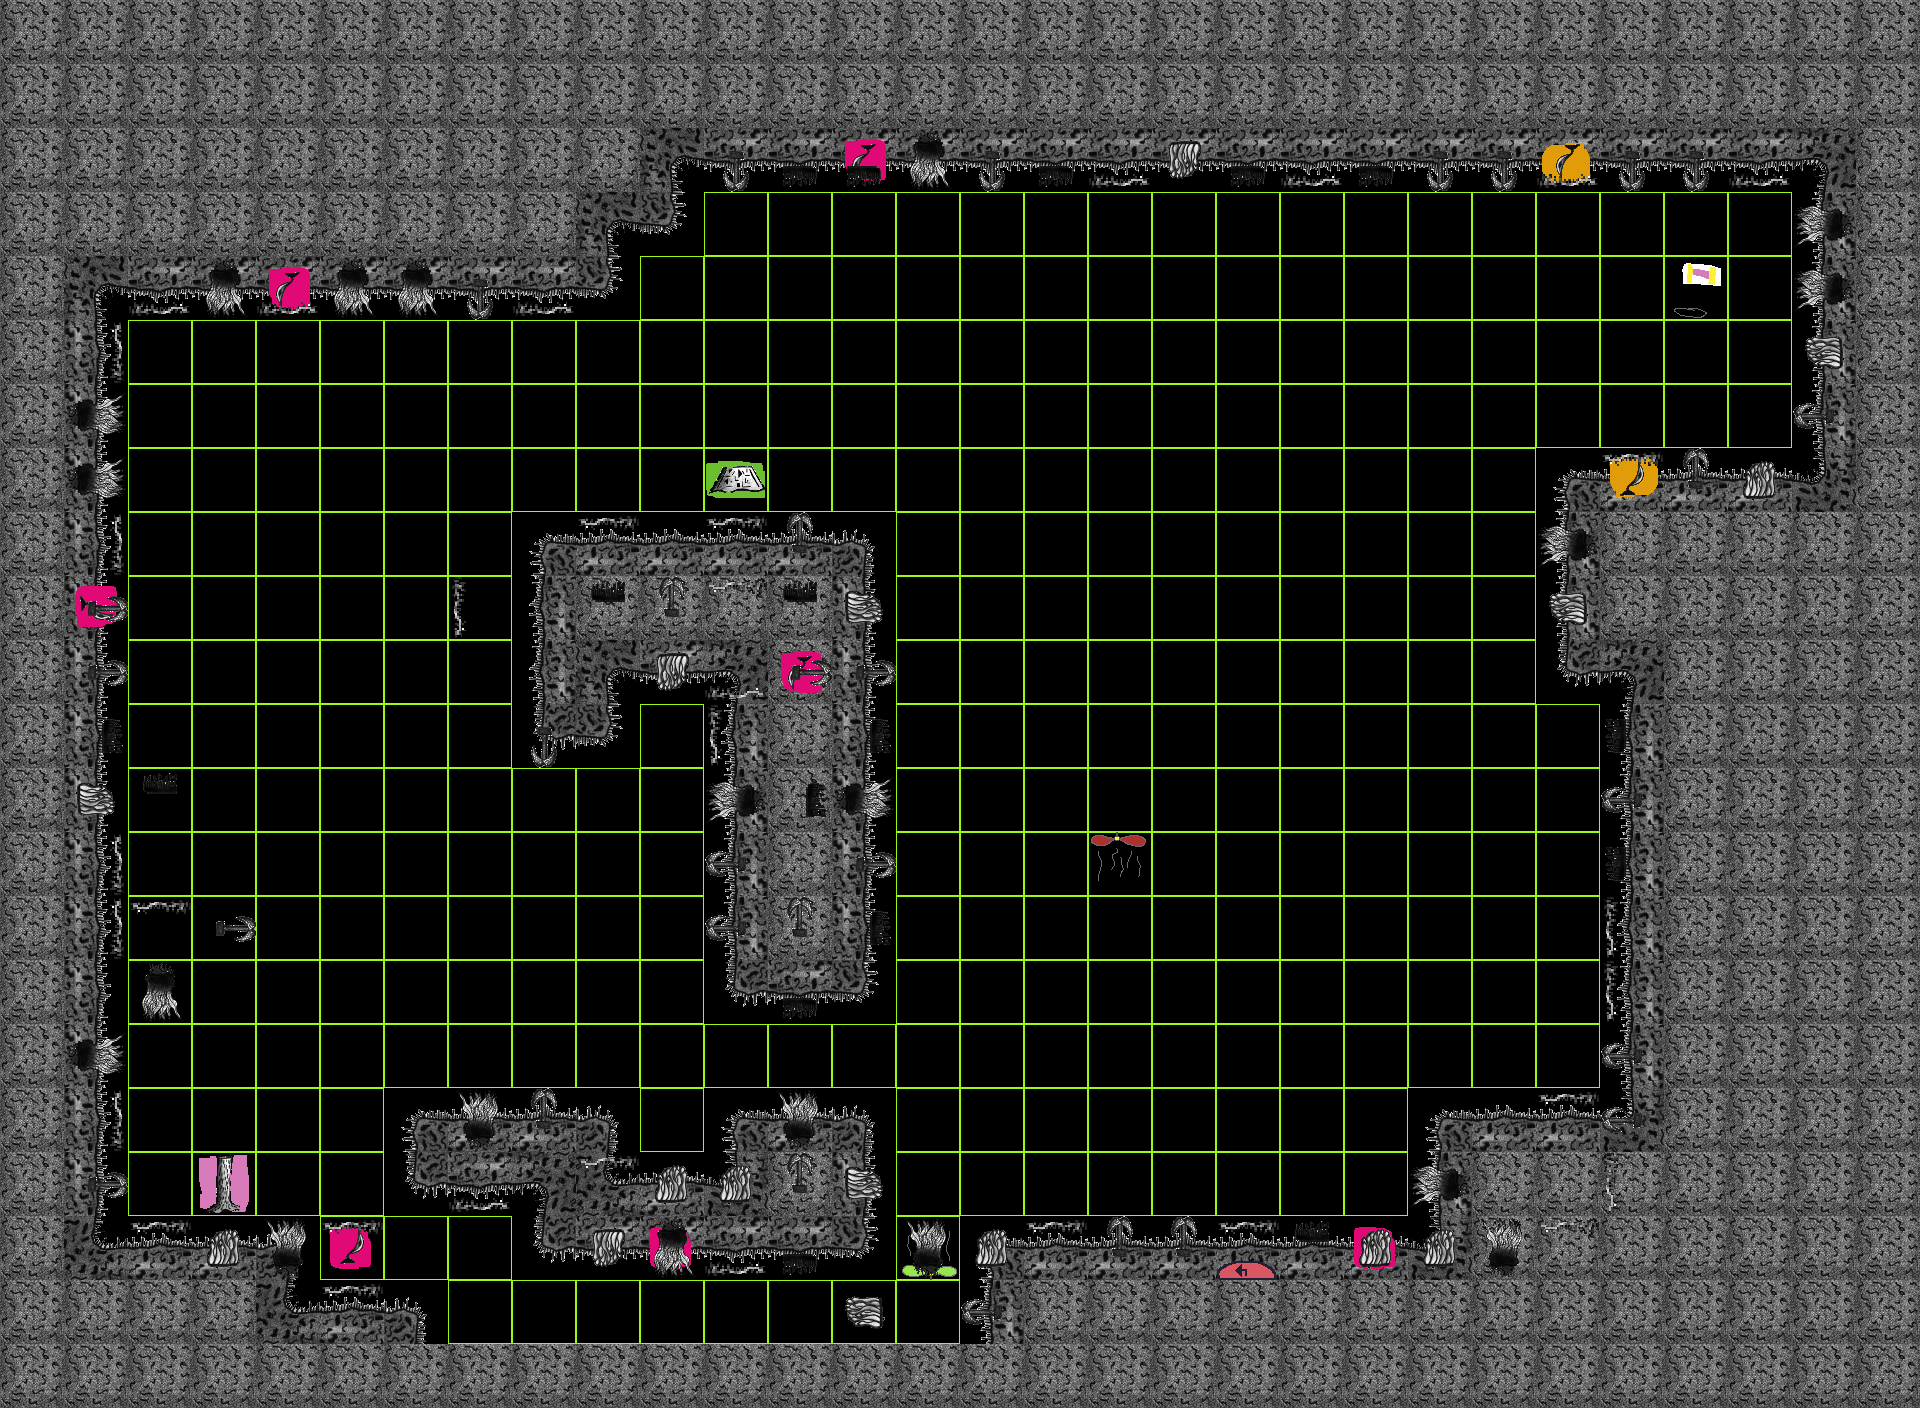

A level layout from a 2D game, rendered from its tile map. Below: a short description, then the map file with its tile-grid data intact:
An orthogonal 30x22 tile map with 64x64 px tiles, 3 tile layers (Tiles, Ingredients, Decorations), 3 tilesets.

<map version="1.0" orientation="orthogonal" renderorder="right-down" width="30" height="22" tilewidth="64" tileheight="64" nextobjectid="4">
 <tileset firstgid="1" source="../Tiles.tsx" />
 <tileset firstgid="51" source="../Ingredients.tsx" />
 <tileset firstgid="101" source="../Decorations.tsx" />
 <layer name="Tiles" width="30" height="22">
  <data encoding="csv">
13,13,13,13,13,13,13,13,13,13,13,13,13,13,13,13,13,13,13,13,13,13,13,13,13,13,13,13,13,13,
13,13,13,13,13,13,13,13,13,13,13,13,13,13,13,13,13,13,13,13,13,13,13,13,13,13,13,13,13,13,
13,13,13,13,13,13,13,13,13,13,16,23,23,23,23,23,23,23,23,23,23,23,23,23,23,23,23,23,15,13,
13,13,13,13,13,13,13,13,13,16,24,1,1,1,1,1,1,1,1,1,1,1,1,1,1,1,1,1,12,13,
13,16,23,23,23,23,23,23,23,24,1,1,1,1,1,1,1,1,1,1,1,1,1,1,1,1,1,1,12,13,
13,14,1,1,1,1,1,1,1,1,1,1,1,1,1,1,1,1,1,1,1,1,1,1,1,1,1,1,12,13,
13,14,1,1,1,1,1,1,1,1,1,1,1,1,1,1,1,1,1,1,1,1,1,1,1,1,1,1,12,13,
13,14,1,1,1,1,1,1,1,1,1,1,1,1,1,1,1,1,1,1,1,1,1,1,2,3,3,3,5,13,
13,14,1,1,1,1,1,1,2,3,3,3,3,4,1,1,1,1,1,1,1,1,1,1,12,13,13,13,13,13,
13,14,1,1,1,1,1,1,12,13,13,13,13,14,1,1,1,1,1,1,1,1,1,1,12,13,13,13,13,13,
13,14,1,1,1,1,1,1,12,16,23,15,13,14,1,1,1,1,1,1,1,1,1,1,22,15,13,13,13,13,
13,14,1,1,1,1,1,1,22,24,1,12,13,14,1,1,1,1,1,1,1,1,1,1,1,12,13,13,13,13,
13,14,1,1,1,1,1,1,1,1,1,12,13,14,1,1,1,1,1,1,1,1,1,1,1,12,13,13,13,13,
13,14,1,1,1,1,1,1,1,1,1,12,13,14,1,1,1,1,1,1,1,1,1,1,1,12,13,13,13,13,
13,14,1,1,1,1,1,1,1,1,1,12,13,14,1,1,1,1,1,1,1,1,1,1,1,12,13,13,13,13,
13,14,1,1,1,1,1,1,1,1,1,22,23,24,1,1,1,1,1,1,1,1,1,1,1,12,13,13,13,13,
13,14,1,1,1,1,1,1,1,1,1,1,1,1,1,1,1,1,1,1,1,1,1,1,1,12,13,13,13,13,
13,14,1,1,1,1,2,3,3,4,1,2,3,4,1,1,1,1,1,1,1,1,2,3,3,5,13,13,13,13,
13,14,1,1,1,1,22,23,15,6,3,5,13,14,1,1,1,1,1,1,1,1,12,13,13,13,13,13,13,13,
13,6,3,3,4,1,1,1,22,23,23,23,23,24,1,2,3,3,3,3,3,3,5,13,13,13,13,13,13,13,
13,13,13,13,6,3,4,1,1,1,1,1,1,1,1,12,13,13,13,13,13,13,13,13,13,13,13,13,13,13,
13,13,13,13,13,13,13,13,13,13,13,13,13,13,13,13,13,13,13,13,13,13,13,13,13,13,13,13,13,13
</data>
 </layer>
 <layer name="Ingredients" width="30" height="22">
  <data encoding="csv">
0,0,0,0,0,0,0,0,0,0,0,0,0,0,0,0,0,0,0,0,0,0,0,0,0,0,0,0,0,0,
0,0,0,0,0,0,0,0,0,0,0,0,0,0,0,0,0,0,0,0,0,0,0,0,0,0,0,0,0,0,
0,0,0,0,0,0,0,0,0,0,0,0,0,132,0,0,0,0,0,0,0,0,0,0,134,0,0,0,0,0,
0,0,0,0,0,0,0,0,0,0,0,0,0,0,0,0,0,0,0,0,0,0,0,0,0,0,0,0,0,0,
0,0,0,0,132,0,0,0,0,0,0,0,0,0,0,0,0,0,0,0,0,0,0,0,0,0,61,0,0,0,
0,0,0,0,0,0,0,0,0,0,0,0,0,0,0,0,0,0,0,0,0,0,0,0,0,0,0,0,0,0,
0,0,0,0,0,0,0,0,0,0,0,0,0,0,0,0,0,0,0,0,0,0,0,0,0,0,0,0,0,0,
0,0,0,0,0,0,0,0,0,0,0,58,0,0,0,0,0,0,0,0,0,0,0,0,0,123,0,0,0,0,
0,0,0,0,0,0,0,0,0,0,0,0,0,0,0,0,0,0,0,0,0,0,0,0,0,0,0,0,0,0,
0,122,0,0,0,0,0,0,0,0,0,0,0,0,0,0,0,0,0,0,0,0,0,0,0,0,0,0,0,0,
0,0,0,0,0,0,0,0,0,0,0,0,132,0,0,0,0,0,0,0,0,0,0,0,0,0,0,0,0,0,
0,0,0,0,0,0,0,0,0,0,0,0,0,0,0,0,0,0,0,0,0,0,0,0,0,0,0,0,0,0,
0,0,0,0,0,0,0,0,0,0,0,0,0,0,0,0,0,0,0,0,0,0,0,0,0,0,0,0,0,0,
0,0,0,0,0,0,0,0,0,0,0,0,0,0,0,0,0,69,0,0,0,0,0,0,0,0,0,0,0,0,
0,0,0,0,0,0,0,0,0,0,0,0,0,0,0,0,0,0,0,0,0,0,0,0,0,0,0,0,0,0,
0,0,0,0,0,0,0,0,0,0,0,0,0,0,0,0,0,0,0,0,0,0,0,0,0,0,0,0,0,0,
0,0,0,0,0,0,0,0,0,0,0,0,0,0,0,0,0,0,0,0,0,0,0,0,0,0,0,0,0,0,
0,0,0,0,0,0,0,0,0,0,0,0,0,0,0,0,0,0,0,0,0,0,0,0,0,0,0,0,0,0,
0,0,0,57,0,0,0,0,0,0,0,0,0,0,0,0,0,0,0,0,0,0,0,0,0,0,0,0,0,0,
0,0,0,0,0,121,0,0,0,0,121,0,0,0,78,0,0,0,0,53,0,121,0,0,0,0,0,0,0,0,
0,0,0,0,0,0,0,0,0,0,0,0,0,0,0,0,0,0,0,0,0,0,0,0,0,0,0,0,0,0,
0,0,0,0,0,0,0,0,0,0,0,0,0,0,0,0,0,0,0,0,0,0,0,0,0,0,0,0,0,0
</data>
 </layer>
 <layer name="Decorations" width="30" height="22">
  <data encoding="csv">
0,0,0,0,0,0,0,0,0,0,0,0,0,0,0,0,0,0,0,0,0,0,0,0,0,0,0,0,0,0,
0,0,0,0,0,0,0,0,0,0,0,0,0,0,0,0,0,0,0,0,0,0,0,0,0,0,0,0,0,0,
0,0,0,0,0,0,0,0,0,0,0,118,114,114,112,118,114,120,116,114,120,114,118,118,120,118,118,120,0,0,
0,0,0,0,0,0,0,0,0,0,0,0,0,0,0,0,0,0,0,0,0,0,0,0,0,0,0,0,111,0,
0,0,120,112,120,112,112,118,120,0,0,0,0,0,0,0,0,0,0,0,0,0,0,0,0,0,0,0,111,0,
0,110,0,0,0,0,0,0,0,0,0,0,0,0,0,0,0,0,0,0,0,0,0,0,0,0,0,0,115,0,
0,102,0,0,0,0,0,0,0,0,0,0,0,0,0,0,0,0,0,0,0,0,0,0,0,0,0,0,117,0,
0,102,0,0,0,0,0,0,0,0,0,0,0,0,0,0,0,0,0,0,0,0,0,0,0,109,107,105,0,0,
0,110,0,0,0,0,0,0,0,109,0,109,107,0,0,0,0,0,0,0,0,0,0,0,111,0,0,0,0,0,
0,108,0,0,0,0,0,119,0,103,107,109,103,106,0,0,0,0,0,0,0,0,0,0,115,0,0,0,0,0,
0,108,0,0,0,0,0,0,0,0,116,120,108,108,0,0,0,0,0,0,0,0,0,0,0,0,0,0,0,0,
0,104,0,0,0,0,0,0,118,0,0,119,0,104,0,0,0,0,0,0,0,0,0,0,0,113,0,0,0,0,
0,106,103,0,0,0,0,0,0,0,0,111,104,102,0,0,0,0,0,0,0,0,0,0,0,117,0,0,0,0,
0,110,0,0,0,0,0,0,0,0,0,117,0,108,0,0,0,0,0,0,0,0,0,0,0,113,0,0,0,0,
0,110,109,108,0,0,0,0,0,0,0,117,107,104,0,0,0,0,0,0,0,0,0,0,0,119,0,0,0,0,
0,0,112,0,0,0,0,0,0,0,0,0,114,0,0,0,0,0,0,0,0,0,0,0,0,119,0,0,0,0,
0,102,0,0,0,0,0,0,0,0,0,0,0,0,0,0,0,0,0,0,0,0,0,0,0,117,0,0,0,0,
0,110,0,0,0,0,0,101,107,0,0,0,101,0,0,0,0,0,0,0,0,0,0,0,109,117,0,0,0,0,
0,108,0,0,0,0,0,120,0,109,105,105,107,106,0,0,0,0,0,0,0,0,111,0,0,119,0,0,0,0,
0,0,109,105,101,109,0,0,0,116,112,120,114,0,101,105,109,107,107,109,103,105,105,101,109,0,0,0,0,0,
0,0,0,0,0,109,0,0,0,0,0,0,0,115,0,117,0,0,0,0,0,0,0,0,0,0,0,0,0,0,
0,0,0,0,0,0,0,0,0,0,0,0,0,0,0,0,0,0,0,0,0,0,0,0,0,0,0,0,0,0
</data>
 </layer>
</map>
